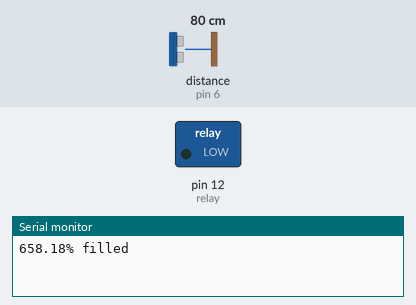
Recording of a sketch running on a simulated Arduino Uno, built with avr-gcc and run on an emulated ATmega328P. On the bench: switched loads named in the sketch (green lamp = pin HIGH), the last lines printed to the serial monitor. Wiring (inferred from the names in the program): ultrasonic range finder: trigger pin 9; echo pin 6. The test bench sets the inputs (shaded band); at power-on: distance to the obstacle (sensor on pin 6) 80 cm. The echo pulse lasts 58.3 µs per cm; pins used as bus, display or sensor lines are not drawn.

Above: at 0.1 s.
At 1.1 s:
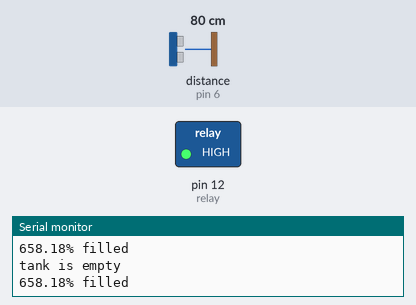
Timing chart, 0 to 2.6 s (numbered marks = the images above):
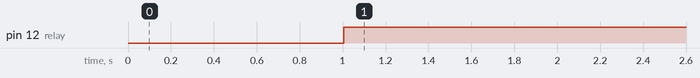

Measured:
- by itself, pin 12 (relay): LOW → HIGH at 1.0 s

The sketch:

waterleve.ino
```cpp
void setup() {
  // put your setup code here, to run once:
  pinMode(9,OUTPUT);//trig
  pinMode(6,INPUT);//echo
  pinMode(12,OUTPUT);//relay
  Serial.begin(9600);
}

void loop() {
  // put your main code here, to run repeatedly:
  digitalWrite(9,LOW);
  delayMicroseconds(2);
  digitalWrite(9,HIGH);
  delayMicroseconds(10);
  digitalWrite(9,LOW);
  int dur;
  dur=pulseIn(6,HIGH);
  float distance=(0.034*dur)/2;
  float per=(distance/12);
  Serial.print(per*100);
  Serial.println("% filled");
  delay(1000);
  if (per*100>90)
  {
    digitalWrite(12,HIGH);
    Serial.println("tank is empty");
  }
  if (per*100<10)
  {
    digitalWrite(12,LOW);
    Serial.println("tank if full");
  }

}
```
